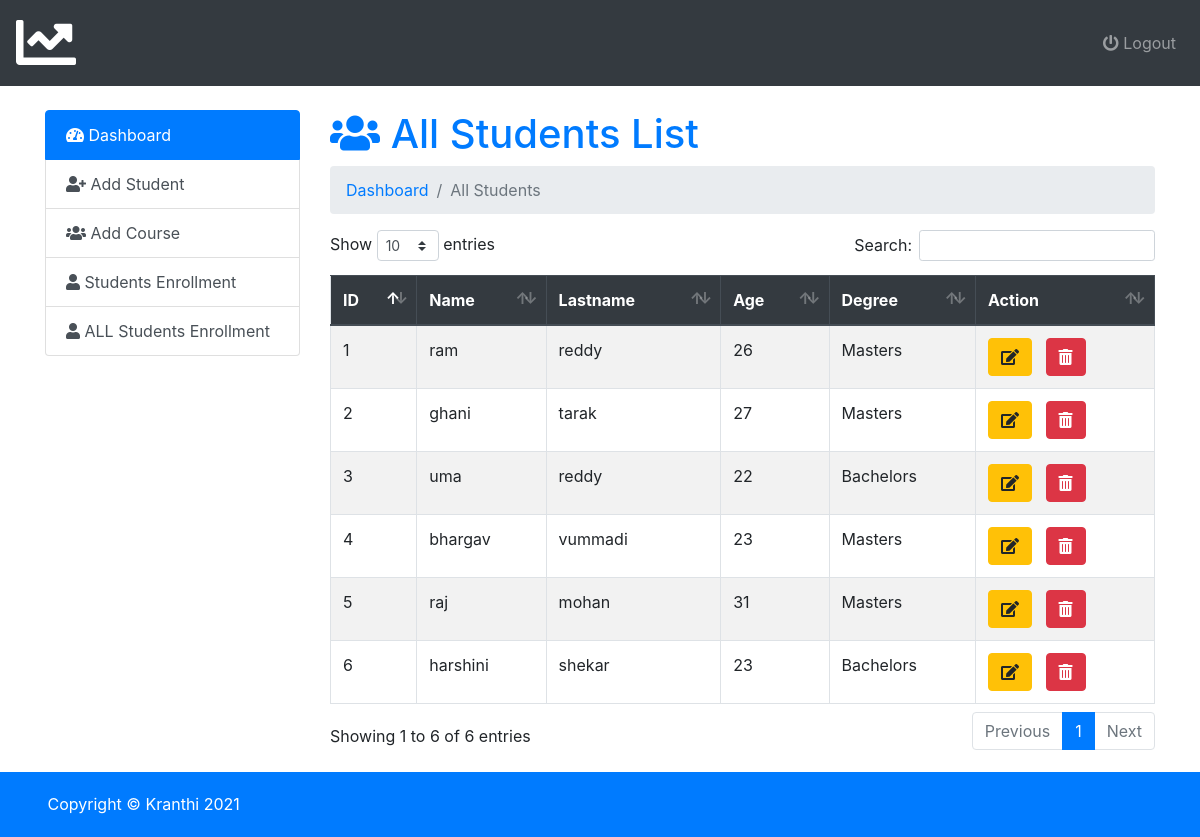
The app's page /admin/dashboard-index.php?page=all-student with its own data.
### tables this page shows
create table Student (id integer AUTO_INCREMENT, name varchar(10), lastname varchar(10), age integer, degree varchar(10), PRIMARY KEY(id));

### admin/all-student.php (the view, shortened to what this page needs)
<h1 class="text-primary"><i class="fas fa-users"></i>  All Students List </h1>
<nav aria-label="breadcrumb">
  <ol class="breadcrumb">
     <li class="breadcrumb-item" aria-current="page"><a href="dashboard-index.php">Dashboard </a></li>
     <li class="breadcrumb-item active" aria-current="page">All Students</li>
  </ol>
</nav>
<table class="table  table-striped table-hover table-bordered" id="data">
  <thead class="thead-dark">
    <tr>
      <th scope="col">ID</th>
      <th scope="col">Name</th>
      <th scope="col">Lastname</th>
      <th scope="col">Age</th>
      <th scope="col">Degree</th>
      <th scope="col">Action</th>
    </tr>
  </thead>
  <tbody>
    <?php
      $query=mysqli_query($db_con,'SELECT * FROM student;');
      $i=1;
      while ($result = mysqli_fetch_array($query)) { ?>
      <tr>
        <?php
        echo '<td>'.$i.'</td>
          <td>'.$result['name'].'</td>
          <td>'.$result['lastname'].'</td>
          <td>'.$result['age'].'</td>
          <td>'.$result['degree'].'</td>
          <td>
          <a class="btn btn-xs btn-warning" href="dashboard-index.php?page=student-data-update&id='.base64_encode($result['id']).'">
              <i class="fa fa-edit"></i></a>
          &nbsp; <a class="btn btn-xs btn-danger" onclick="javascript:confirmationDelete($(this));return false;" href="dashboard-index.php?page=delete&id='.base64_encode($result['id']).'">
              <i class="fas fa-trash-alt"></i></a></td>'; ?>
      </tr>
     <?php $i++;} ?>
  </tbody>
</table>

### records on screen
student: name "ram", lastname "reddy", age "26", degree "Masters"
student: name "ghani", lastname "tarak", age "27", degree "Masters"
student: name "uma", lastname "reddy", age "22", degree "Bachelors"
student: name "bhargav", lastname "vummadi", age "23", degree "Masters"
student: name "raj", lastname "mohan", age "31", degree "Masters"
student: name "harshini", lastname "shekar", age "23", degree "Bachelors"
